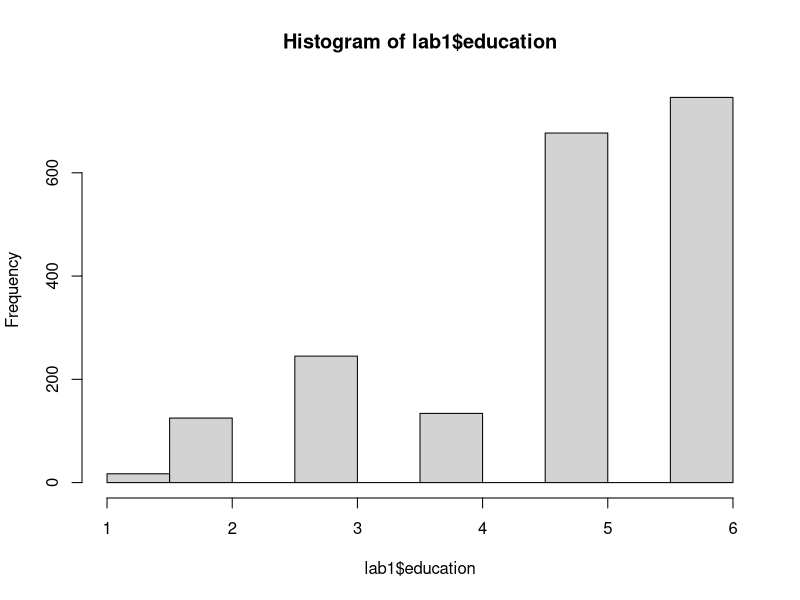

Write R code to recreate this figure.
## ---- chunk 1
library(haven)
## ---- chunk 2
lab <- read_dta("Ch2_lab_survey_data.dta")
## ---- chunk 3

#Create dummy variable for Arlington county, selecting corresponding precinct codes with OR operators
lab$Arlington <- (
  lab$precinct == "AR49" | lab$precinct == "AR22" | lab$precinct == "AR2" |
  lab$precinct == "AR18" | lab$precinct == "41" | lab$precinct == "16" |
  lab$precinct == "4" | lab$precinct == "17" | (lab$precinct == "2" &
    
lab$state == 4& !is.na(lab$state))|
  lab$precinct == "31" | lab$precinct == "48")

#Count observations from each county, in this case TRUE corresponds to Arlington
table(lab$Arlington)
## ---- chunk 4
#Create dummy variable for Prince William county, selecting corresponding precinct codes with OR operators
lab$PrinceWilliam1 <- (
  lab$precinct == "PW 101" | lab$precinct == "PW 104" |  lab$precinct == "PW 401" | lab$precinct == "PW101" |
  lab$precinct == "PW104" | lab$precinct == "PW402" | lab$precinct == "PW406"  | lab$precinct == "401" | lab$precinct == "402" | 
(lab$precinct == "104" & lab$state == 4)	)

#Count observations from each county, in this case TRUE corresponds to Prince William
table(lab$PrinceWilliam1)
## ---- chunk 5
#Create dummy variables for each state
lab$DC <- (lab$state == 1)
lab$Maryland <- (lab$state == 2)
lab$Ohio <- (lab$state == 3)
lab$Virginia <- (lab$state == 4)

#Tabulate observations for each state
table(lab$state)
## ---- chunk 6
#Since the survey was taken in 2016, subtract 2016 - year born to obtain age
#Create new age column
lab$age <- 2016 - lab$year_born

#The first summary of the age column shows there is a max age of 152 and 482 NA rows
summary(lab$age)
## ---- chunk 7
#Subset the lab dataframe and exclude values where age is above 100
newdata <- subset(lab, age < 100)

#The summary of the newdata age column shows a new maximum of 95, which is possible
summary(newdata$age)
## ---- chunk 8
#Create male and female variables
lab$male <- (lab$gender == 1)
lab$female <- (lab$gender == 2)
## ---- chunk 9
table(lab$male)
## ---- chunk 10
table(lab$gender)
## ---- chunk 11
#Summarize Clinton feeling thermometer, see there is a max of 200
summary(lab$therm_clinton)
## ---- chunk 12
#Turn values over 100 into NA and summarize again
lab$therm_clinton[lab$therm_clinton > 100] <- NA
summary(lab$therm_clinton)
## ---- chunk 13
#Summarize Trump feeling thermometer
summary(lab$therm_trump)
## ---- chunk 14
#Below shows 7 values for education question
lab1 <- read_dta("Ch2_lab_survey_data.dta")
table(lab1$education)
## ---- chunk 15
#Below we adjust education to exclude the Other response in answer 4, and re-assign the other responses accordingly
#Additionally, the Other response only had 11 values
lab1$education[lab1$education == 4] <- NA
lab1$education[lab1$education == 5] <- 4
lab1$education[lab1$education == 6] <- 5
lab1$education[lab1$education == 7] <- 6

#Generate a new summary table
table(lab1$education)
## ---- chunk 16
#A quick histogram to show the distribution of education
#Below (as well as the table above) shows a low number of responses from 1 - Some high school, which could indicate a bias in sampling, or simply reflect the education of the sample.
hist(lab1$education)
